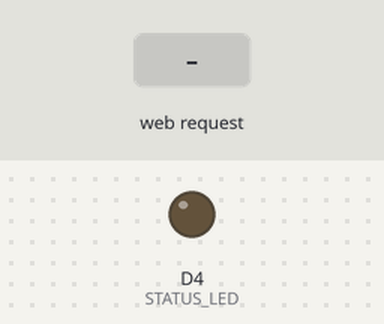
Bench run of a sketch on a simulated ESP8266 (NodeMCU). Shown: output pins drawn as LEDs (lit = HIGH). The inputs (shaded band) are chosen by the test bench. WiFi joins after 1.5 s; servers stay silent unless stated; what the sketch prints to the serial monitor is not drawn.

Above: at 3.7 s.
3.8 s: HTTP request GET /R1ON received
At 5.0 s:
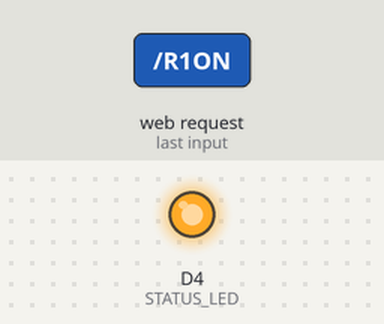
5.3 s: HTTP request GET /R1OFF received
At 6.2 s:
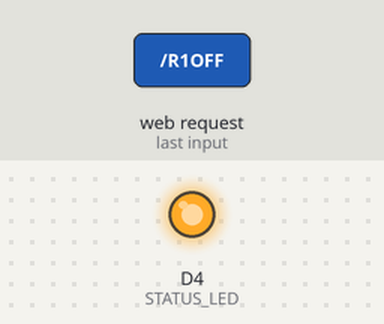
6.8 s: HTTP request GET /ALL_ON received
At 7.4 s:
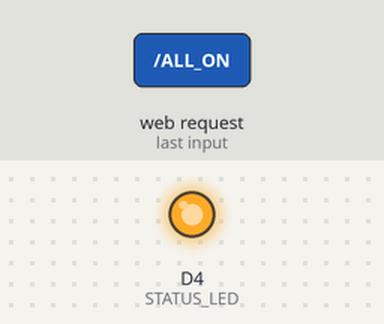
Timing chart, 0 to 9.8 s (numbered marks = the images above; inputs shaded):
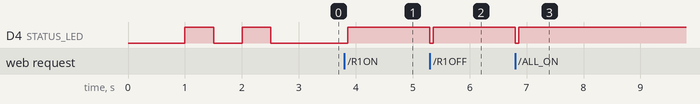

The sketch:

SMART_HOME_APPLIANCE_ESP8266_CODE.ino
```cpp
// ===================================================
//  IoT Appliance Control — NodeMCU ESP8266 (Optimized)
// ===================================================

#include <ESP8266WiFi.h>
#include <ESP8266WebServer.h>
#include <SoftwareSerial.h>

// ── WiFi credentials ──────────────
const char* ssid     = "mmd";
const char* password = "damumadi";

// ── SoftwareSerial to Arduino ─────
SoftwareSerial arduinoSerial(D6, D5);   // RX, TX

ESP8266WebServer server(80);
const int STATUS_LED = 2;

// ── Optimized sendCmd (less String usage) ─────
ICACHE_FLASH_ATTR void sendCmd(const String& cmd, const String& desc) {
  arduinoSerial.println(cmd);
  Serial.print("→ Arduino: "); Serial.println(cmd);

  digitalWrite(STATUS_LED, LOW);
  delay(60);
  digitalWrite(STATUS_LED, HIGH);

  server.sendHeader("Access-Control-Allow-Origin", "*");
  server.send(200, "text/plain", "OK: " + desc);
}

ICACHE_FLASH_ATTR void handleRoot() {
  server.send(200, "text/plain",
    "ESP8266 Relay Gateway running.\n"
    "Endpoints: /R1ON /R1OFF ... /ALL_OFF");
}

void setup() {
  Serial.begin(115200);
  delay(1000);                    // Important: give Serial time to init
  arduinoSerial.begin(9600);

  pinMode(STATUS_LED, OUTPUT);
  digitalWrite(STATUS_LED, HIGH); // LED OFF

  Serial.println("\n\n=== ESP8266 WiFi Gateway Starting ===");

  // === Critical fixes for stability ===
  WiFi.persistent(false);
  WiFi.setAutoReconnect(true);
  WiFi.mode(WIFI_STA);

  Serial.print("Connecting to: "); Serial.println(ssid);
  WiFi.begin(ssid, password);

  int tries = 0;
  while (WiFi.status() != WL_CONNECTED) {
    delay(500);
    Serial.print(".");
    digitalWrite(STATUS_LED, !digitalRead(STATUS_LED));
    tries++;
    if (tries > 60) {               // Increased timeout
      Serial.println("\n[!] WiFi connection failed! Restarting...");
      ESP.restart();
    }
  }

  // Now it should reliably reach here
  digitalWrite(STATUS_LED, LOW);   // Solid ON = connected
  Serial.println("\n[✓] WiFi Connected!");
  Serial.print("[✓] IP Address: http://");
  Serial.println(WiFi.localIP());
  Serial.println(">>> Copy this IP for your app <<<");

  // Register endpoints
  server.on("/",         handleRoot);
  server.on("/R1ON",     []() { sendCmd("R1ON",   "Relay1 ON");  });
  server.on("/R1OFF",    []() { sendCmd("R1OFF",  "Relay1 OFF"); });
  server.on("/R2ON",     []() { sendCmd("R2ON",   "Relay2 ON");  });
  server.on("/R2OFF",    []() { sendCmd("R2OFF",  "Relay2 OFF"); });
  server.on("/R3ON",     []() { sendCmd("R3ON",   "Relay3 ON");  });
  server.on("/R3OFF",    []() { sendCmd("R3OFF",  "Relay3 OFF"); });
  server.on("/R4ON",     []() { sendCmd("R4ON",   "Relay4 ON");  });
  server.on("/R4OFF",    []() { sendCmd("R4OFF",  "Relay4 OFF"); });
  server.on("/ALL_ON",   []() { sendCmd("ALL_ON", "All relays ON"); });
  server.on("/ALL_OFF",  []() { sendCmd("ALL_OFF","All relays OFF"); });

  server.onNotFound([]() {
    server.send(404, "text/plain", "404 - Unknown endpoint");
  });

  server.begin();
  Serial.println("[✓] HTTP server started on port 80");
  Serial.println("Ready! You can now test from browser.");
}

void loop() {
  server.handleClient();
  // yield();   // uncomment if you notice instability later
}
```

Measured:
- after the input at 3.8 s, D4 (STATUS_LED): LOW → HIGH after 0.06 s
- after the input at 5.3 s, D4 (STATUS_LED): HIGH → LOW at once, → HIGH 0.06 s later
- after the input at 6.8 s, D4 (STATUS_LED): HIGH → LOW at once, → HIGH 0.06 s later
